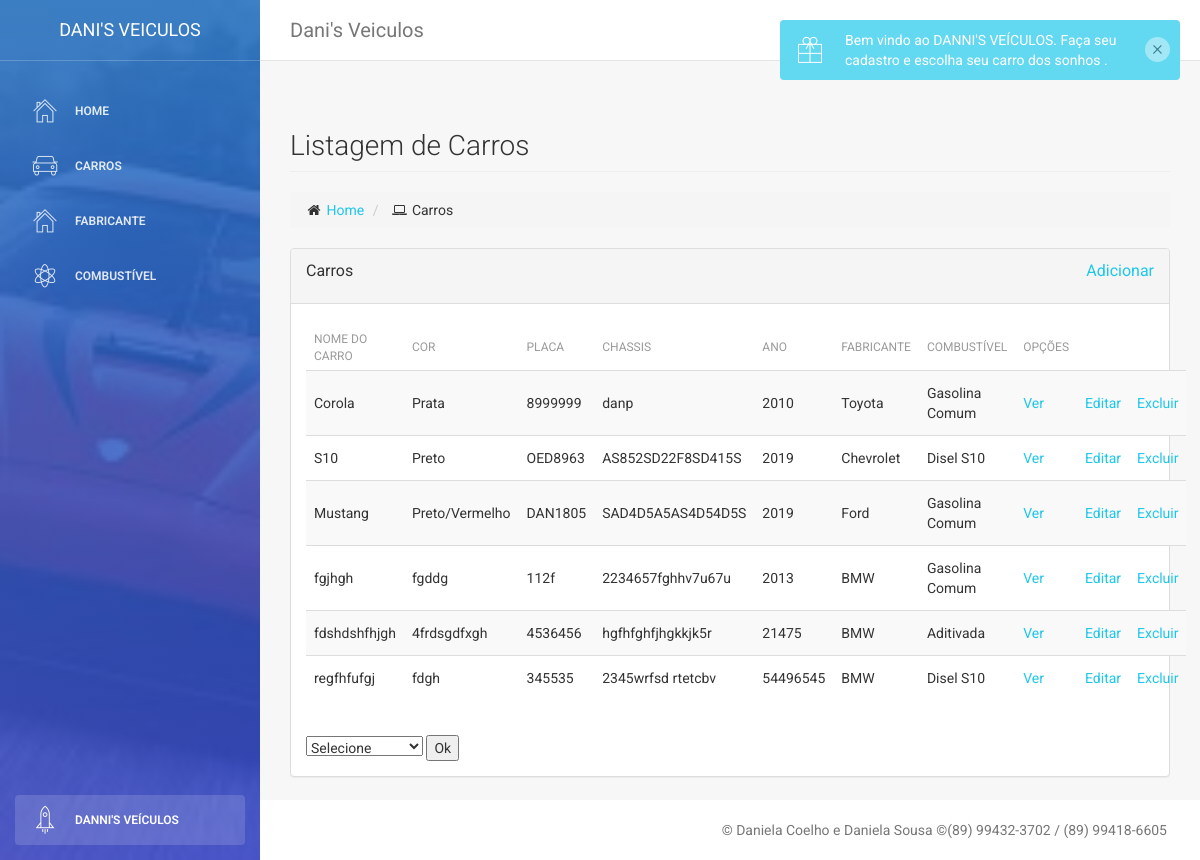
The app's page /cars/cars/ with its own data.
### cars/models.py (models this page shows)
class Vehicle(models.Model):
    model = models.CharField(max_length = 50)
    color = models.CharField(max_length = 20)
    board = models.CharField(max_length = 7)
    chassis = models.CharField(max_length = 17)
    year = models.IntegerField()
    manufacturer = models.ForeignKey(Manufacturer, on_delete=models.CASCADE )
    fuel = models.ForeignKey(Fuel, on_delete=models.CASCADE )

class Manufacturer(models.Model):
    brand = models.CharField(max_length = 20)
    country = models.CharField(max_length = 30)
    def __str__(self):
        return self.brand

class Fuel(models.Model):
    type_fuel = models.CharField(max_length = 50)
    def __str__(self):
        return self.type_fuel

### cars/views.py (the view)
# urls.py: path('cars/', views.vehicle_list),
def vehicle_list(request):
    if (request.method == 'POST'):
        form = request.POST.get('select')
        vehicles = Vehicle.objects.all().order_by(form)
        return render(request, 'cars/list.html', {'vehicles':vehicles})
    else:
        vehicles = Vehicle.objects.all()
        return render(request, 'cars/list.html', {'vehicles':vehicles})

### cars/templates/cars/list.html (shortened to what this page needs)
{% extends "base.html" %} {% block daniela %}
<div class="row">
  <div class="col-lg-12">
    <h3 class="page-header">
      Listagem de Carros
    </h3>
    <ol class="breadcrumb">
      <li>
        <i class="fa fa-home"></i>
        <a href="/cars/">Home</a>
      </li>
      <li>
        <i class="fa fa-laptop"></i> Carros </li>
    </ol>
  </div>
</div>
<div class="row">
  <div class="col-lg-12">
    <div class="panel panel-default">
      <div class="panel-heading">
        <p>
          Carros
          <a href="/cars/cars/form" style="float:right;">Adicionar</a>
        </p>
      </div>
      <div class="panel-body">
        <div class="table-responsive">
          <table class="table table-striped">
            <thead>
              <tr>
                <th> Nome do Carro </th>
                <th> Cor </th>
                <th> Placa </th>
                <th> Chassis </th>
                <th> Ano </th>
                <th> Fabricante</th>
                <th> Combustível</th>
                <th> Opções </th>
                <th></th>
              </tr>
            </thead>
            <tbody>
              {% for vehicle in vehicles %}
              <tr>
                <td>{{vehicle.model}}</td>
                <td>{{vehicle.color}}</td>
                <td>{{vehicle.board}}</td>
                <td>{{vehicle.chassis}}</td>
                <td>{{vehicle.year}}</td>
                <td>{{vehicle.manufacturer}}</td>
                <td>{{vehicle.fuel}}</td>
                <td>
                  <a href="/cars/cars/{{vehicle.id}}">Ver</a>
                </td>
                <td>
                  <a href="/cars/cars/{{vehicle.id}}/edit/">Editar</a>
                </td>
                <td>
                  <a href="/cars/cars/delete/{{vehicle.id}}">Excluir</a>
                </td>
              </tr>
              {% endfor %}
            </tbody>
          </table>
        </div>
      </div>
      <div class="vehicle-list">
        <div class="row">
          <div class="col-md-12">
            <form action="/cars/cars/" method="post">
              <div class="form-group col-md-4 ">
                <select id="inputState" name="select">
                  <option value="" disabled selected>Selecione</option>
                </select>
                <button type="submit" class="submit">Ok</button>
              </div>
            </form>
          </div>
        </div>
      </div>
    </div>
  </div>
</div>
{% endblock %}

### records on screen
Vehicle: model "Corola", color "Prata", board "8999999", chassis "danp", year "2010", manufacturer "Toyota", fuel "Gasolina Comum"
Vehicle: model "S10", color "Preto", board "OED8963", chassis "AS852SD22F8SD415S", year "2019", manufacturer "Chevrolet", fuel "Disel S10"
Vehicle: model "Mustang", color "Preto/Vermelho", board "DAN1805", chassis "SAD4D5A5AS4D54D5S", year "2019", manufacturer "Ford", fuel "Gasolina Comum"
Vehicle: model "fgjhgh", color "fgddg", board "112f", chassis "2234657fghhv7u67u", year "2013", manufacturer "BMW", fuel "Gasolina Comum"
Vehicle: model "fdshdshfhjgh", color "4frdsgdfxgh", board "4536456", chassis "hgfhfghfjhgkkjk5r", year "21475", manufacturer "BMW", fuel "Aditivada"
Vehicle: model "regfhfufgj", color "fdgh", board "345535", chassis "2345wrfsd rtetcbv", year "54496545", manufacturer "BMW", fuel "Disel S10"
